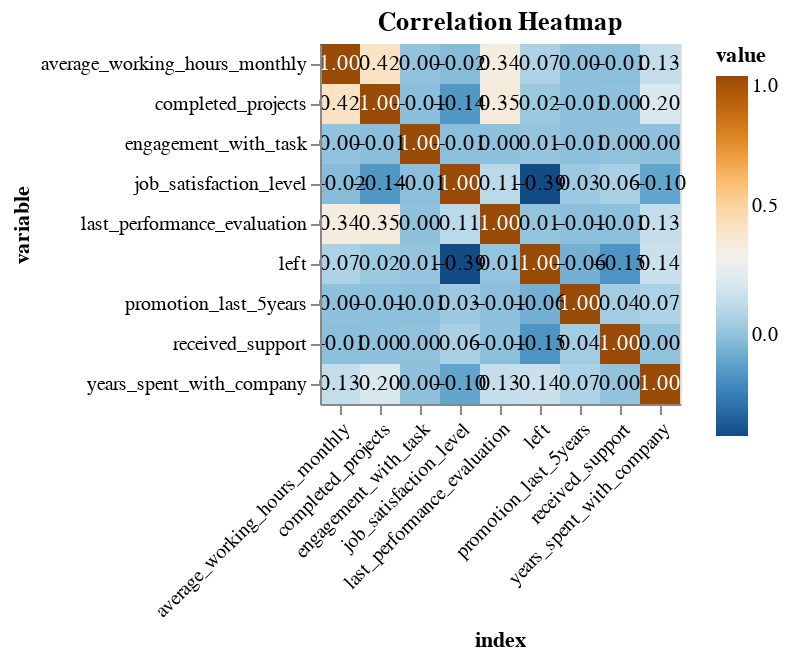
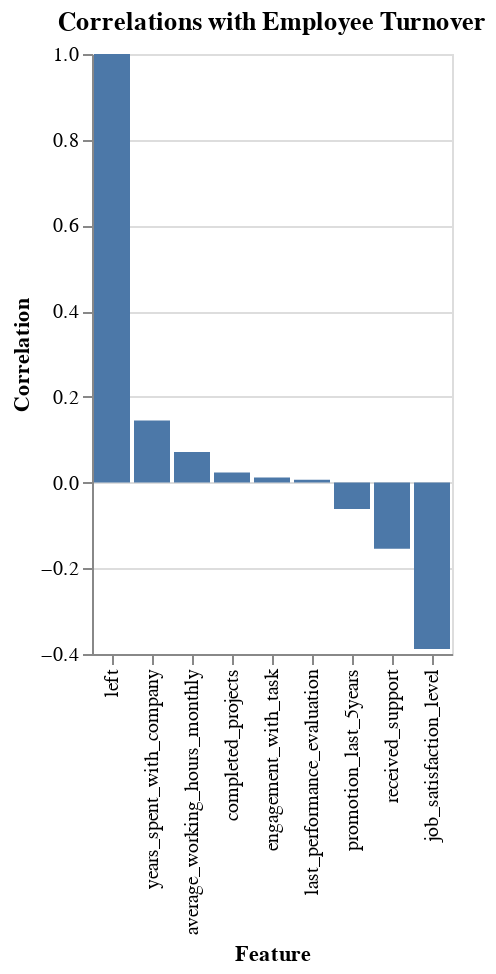

The code cell stored with these charts, in order, in its notebook:
### Code cell
import altair as alt
# Calculate the correlation matrix
correlation_matrix = df.corr()

# Print the correlation matrix
print("Correlation matrix:")
print(correlation_matrix.round(2).to_markdown(numalign="left", stralign="left"))

# Create a DataFrame from the correlation matrix
corr_df = correlation_matrix.reset_index().melt('index')

# Create the heatmap
heatmap = alt.Chart(corr_df).mark_rect().encode(
    x=alt.X('index:O', axis=alt.Axis(labelAngle=-45)),
    y=alt.Y('variable:O'),
    color=alt.Color('value:Q', scale=alt.Scale(scheme='blueorange')),
    tooltip=['index', 'variable', 'value']
).properties(
    title='Correlation Heatmap'
).interactive()

# Add text labels to the heatmap
text = heatmap.mark_text(baseline='middle').encode(
    text=alt.Text('value:Q', format='.2f'),
    color=alt.condition(
        alt.datum.value > 0.5, 
        alt.value('white'),
        alt.value('black')
    )
)

# Combine the heatmap and text layers
chart = heatmap + text

# Save the chart as a JSON file
chart.save('correlation_heatmap.json')
chart.show()

# Filter the correlation matrix to only include correlations with the 'left' column
correlations_with_left = correlation_matrix['left']

# Create a DataFrame from the filtered correlations
correlations_with_left_df = pd.DataFrame({'Feature': correlations_with_left.index, 'Correlation': correlations_with_left.values})

# Sort the DataFrame by absolute value of correlations in descending order
correlations_with_left_df['Abs_Correlation'] = correlations_with_left_df['Correlation'].abs()
correlations_with_left_df = correlations_with_left_df.sort_values(by='Abs_Correlation', ascending=False)

# Print the sorted correlations
print("Correlations with 'left':")
print(correlations_with_left_df.to_markdown(index=False, numalign="left", stralign="left"))

# Create a bar chart to visualize the correlations with the 'left' column
bar_chart = alt.Chart(correlations_with_left_df).mark_bar().encode(
    x=alt.X('Feature:N', sort='-y'),
    y=alt.Y('Correlation:Q'),
    tooltip=['Feature', 'Correlation']
).properties(
    title='Correlations with Employee Turnover'
).interactive()

# Save the chart as a JSON file
bar_chart.save('correlations_with_left_bar_chart.json')
bar_chart.show()

### Figure 1 — Vega-Lite specification as saved in the notebook (floating-point values rounded to 4 significant figures)
{"config": {"view": {"continuousWidth": 300, "continuousHeight": 300}}, "layer": [{"mark": {"type": "rect"}, "encoding": {"color": {"field": "value", "scale": {"scheme": "blueorange"}, "type": "quantitative"}, "tooltip": [{"field": "index", "type": "nominal"}, {"field": "variable", "type": "nominal"}, {"field": "value", "type": "quantitative"}], "x": {"axis": {"labelAngle": -45}, "field": "index", "type": "ordinal"}, "y": {"field": "variable", "type": "ordinal"}}, "name": "view_2", "title": "Correlation Heatmap"}, {"mark": {"type": "text", "baseline": "middle"}, "encoding": {"color": {"condition": {"test": "(datum.value > 0.5)", "value": "white"}, "value": "black"}, "text": {"field": "value", "format": ".2f", "type": "quantitative"}, "tooltip": [{"field": "index", "type": "nominal"}, {"field": "variable", "type": "nominal"}, {"field": "value", "type": "quantitative"}], "x": {"axis": {"labelAngle": -45}, "field": "index", "type": "ordinal"}, "y": {"field": "variable", "type": "ordinal"}}, "title": "Correlation Heatmap"}], "data": {"name": "data-112155fbc1a1ba9f73a7e69011b5bf10"}, "params": [{"name": "param_3", "select": {"type": "interval", "encodings": ["x", "y"]}, "bind": "scales", "views": ["view_2"]}], "$schema": "https://vega.github.io/schema/vega-lite/v5.17.0.json", "datasets": {"data-112155fbc1a1ba9f73a7e69011b5bf10": [{"index": "job_satisfaction_level", "variable": "job_satisfaction_level", "value": 1.0}, {"index": "engagement_with_task", "variable": "job_satisfaction_level", "value": -0.01156}, {"index": "last_performance_evaluation", "variable": "job_satisfaction_level", "value": 0.105}, {"index": "completed_projects", "variable": "job_satisfaction_level", "value": -0.143}, {"index": "average_working_hours_monthly", "variable": "job_satisfaction_level", "value": -0.02005}, {"index": "years_spent_with_company", "variable": "job_satisfaction_level", "value": -0.1009}, {"index": "received_support", "variable": "job_satisfaction_level", "value": 0.0587}, {"index": "left", "variable": "job_satisfaction_level", "value": -0.3884}, {"index": "promotion_last_5years", "variable": "job_satisfaction_level", "value": 0.02561}, {"index": "job_satisfaction_level", "variable": "engagement_with_task", "value": -0.01156}, {"index": "engagement_with_task", "variable": "engagement_with_task", "value": 1.0}, {"index": "last_performance_evaluation", "variable": "engagement_with_task", "value": -0.003407}, {"index": "completed_projects", "variable": "engagement_with_task", "value": -0.01239}, {"index": "average_working_hours_monthly", "variable": "engagement_with_task", "value": 0.003067}, {"index": "years_spent_with_company", "variable": "engagement_with_task", "value": -0.001676}, {"index": "received_support", "variable": "engagement_with_task", "value": -0.001035}, {"index": "left", "variable": "engagement_with_task", "value": 0.01175}, {"index": "promotion_last_5years", "variable": "engagement_with_task", "value": -0.01011}, {"index": "job_satisfaction_level", "variable": "last_performance_evaluation", "value": 0.105}, {"index": "engagement_with_task", "variable": "last_performance_evaluation", "value": -0.003407}, {"index": "last_performance_evaluation", "variable": "last_performance_evaluation", "value": 1.0}, {"index": "completed_projects", "variable": "last_performance_evaluation", "value": 0.3493}, {"index": "average_working_hours_monthly", "variable": "last_performance_evaluation", "value": 0.3397}, {"index": "years_spent_with_company", "variable": "last_performance_evaluation", "value": 0.1316}, {"index": "received_support", "variable": "last_performance_evaluation", "value": -0.007104}, {"index": "left", "variable": "last_performance_evaluation", "value": 0.006567}, {"index": "promotion_last_5years", "variable": "last_performance_evaluation", "value": -0.008684}, {"index": "job_satisfaction_level", "variable": "completed_projects", "value": -0.143}, {"index": "engagement_with_task", "variable": "completed_projects", "value": -0.01239}, {"index": "last_performance_evaluation", "variable": "completed_projects", "value": 0.3493}, {"index": "completed_projects", "variable": "completed_projects", "value": 1.0}, {"index": "average_working_hours_monthly", "variable": "completed_projects", "value": 0.4172}, {"index": "years_spent_with_company", "variable": "completed_projects", "value": 0.1968}, {"index": "received_support", "variable": "completed_projects", "value": -0.004741}, {"index": "left", "variable": "completed_projects", "value": 0.02379}, {"index": "promotion_last_5years", "variable": "completed_projects", "value": -0.006064}, {"index": "job_satisfaction_level", "variable": "average_working_hours_monthly", "value": -0.02005}, {"index": "engagement_with_task", "variable": "average_working_hours_monthly", "value": 0.003067}, {"index": "last_performance_evaluation", "variable": "average_working_hours_monthly", "value": 0.3397}, {"index": "completed_projects", "variable": "average_working_hours_monthly", "value": 0.4172}, {"index": "average_working_hours_monthly", "variable": "average_working_hours_monthly", "value": 1.0}, {"index": "years_spent_with_company", "variable": "average_working_hours_monthly", "value": 0.1278}, {"index": "received_support", "variable": "average_working_hours_monthly", "value": -0.01014}, {"index": "left", "variable": "average_working_hours_monthly", "value": 0.07129}, {"index": "promotion_last_5years", "variable": "average_working_hours_monthly", "value": -0.003544}, {"index": "job_satisfaction_level", "variable": "years_spent_with_company", "value": -0.1009}, {"index": "engagement_with_task", "variable": "years_spent_with_company", "value": -0.001676}, {"index": "last_performance_evaluation", "variable": "years_spent_with_company", "value": 0.1316}, {"index": "completed_projects", "variable": "years_spent_with_company", "value": 0.1968}, {"index": "average_working_hours_monthly", "variable": "years_spent_with_company", "value": 0.1278}, {"index": "years_spent_with_company", "variable": "years_spent_with_company", "value": 1.0}, {"index": "received_support", "variable": "years_spent_with_company", "value": 0.00212}, {"index": "left", "variable": "years_spent_with_company", "value": 0.1448}, {"index": "promotion_last_5years", "variable": "years_spent_with_company", "value": 0.06743}, {"index": "job_satisfaction_level", "variable": "received_support", "value": 0.0587}, {"index": "engagement_with_task", "variable": "received_support", "value": -0.001035}, {"index": "last_performance_evaluation", "variable": "received_support", "value": -0.007104}, {"index": "completed_projects", "variable": "received_support", "value": -0.004741}, {"index": "average_working_hours_monthly", "variable": "received_support", "value": -0.01014}, {"index": "years_spent_with_company", "variable": "received_support", "value": 0.00212}, {"index": "received_support", "variable": "received_support", "value": 1.0}, {"index": "left", "variable": "received_support", "value": -0.1546}, {"index": "promotion_last_5years", "variable": "received_support", "value": 0.03925}, {"index": "job_satisfaction_level", "variable": "left", "value": -0.3884}, {"index": "engagement_with_task", "variable": "left", "value": 0.01175}, {"index": "last_performance_evaluation", "variable": "left", "value": 0.006567}, {"index": "completed_projects", "variable": "left", "value": 0.02379}, {"index": "average_working_hours_monthly", "variable": "left", "value": 0.07129}, {"index": "years_spent_with_company", "variable": "left", "value": 0.1448}, {"index": "received_support", "variable": "left", "value": -0.1546}, {"index": "left", "variable": "left", "value": 1.0}, {"index": "promotion_last_5years", "variable": "left", "value": -0.06179}, {"index": "job_satisfaction_level", "variable": "promotion_last_5years", "value": 0.02561}, {"index": "engagement_with_task", "variable": "promotion_last_5years", "value": -0.01011}, {"index": "last_performance_evaluation", "variable": "promotion_last_5years", "value": -0.008684}, {"index": "completed_projects", "variable": "promotion_last_5years", "value": -0.006064}, {"index": "average_working_hours_monthly", "variable": "promotion_last_5years", "value": -0.003544}, {"index": "years_spent_with_company", "variable": "promotion_last_5years", "value": 0.06743}, {"index": "received_support", "variable": "promotion_last_5years", "value": 0.03925}, {"index": "left", "variable": "promotion_last_5years", "value": -0.06179}, {"index": "promotion_last_5years", "variable": "promotion_last_5years", "value": 1.0}]}}

### Figure 2 — Vega-Lite specification as saved in the notebook (floating-point values rounded to 4 significant figures)
{"config": {"view": {"continuousWidth": 300, "continuousHeight": 300}}, "data": {"name": "data-ef8a0789f995da3f8719f54e516be8b0"}, "mark": {"type": "bar"}, "encoding": {"tooltip": [{"field": "Feature", "type": "nominal"}, {"field": "Correlation", "type": "quantitative"}], "x": {"field": "Feature", "sort": "-y", "type": "nominal"}, "y": {"field": "Correlation", "type": "quantitative"}}, "params": [{"name": "param_4", "select": {"type": "interval", "encodings": ["x", "y"]}, "bind": "scales"}], "title": "Correlations with Employee Turnover", "$schema": "https://vega.github.io/schema/vega-lite/v5.17.0.json", "datasets": {"data-ef8a0789f995da3f8719f54e516be8b0": [{"Feature": "left", "Correlation": 1.0, "Abs_Correlation": 1.0}, {"Feature": "job_satisfaction_level", "Correlation": -0.3884, "Abs_Correlation": 0.3884}, {"Feature": "received_support", "Correlation": -0.1546, "Abs_Correlation": 0.1546}, {"Feature": "years_spent_with_company", "Correlation": 0.1448, "Abs_Correlation": 0.1448}, {"Feature": "average_working_hours_monthly", "Correlation": 0.07129, "Abs_Correlation": 0.07129}, {"Feature": "promotion_last_5years", "Correlation": -0.06179, "Abs_Correlation": 0.06179}, {"Feature": "completed_projects", "Correlation": 0.02379, "Abs_Correlation": 0.02379}, {"Feature": "engagement_with_task", "Correlation": 0.01175, "Abs_Correlation": 0.01175}, {"Feature": "last_performance_evaluation", "Correlation": 0.006567, "Abs_Correlation": 0.006567}]}}
